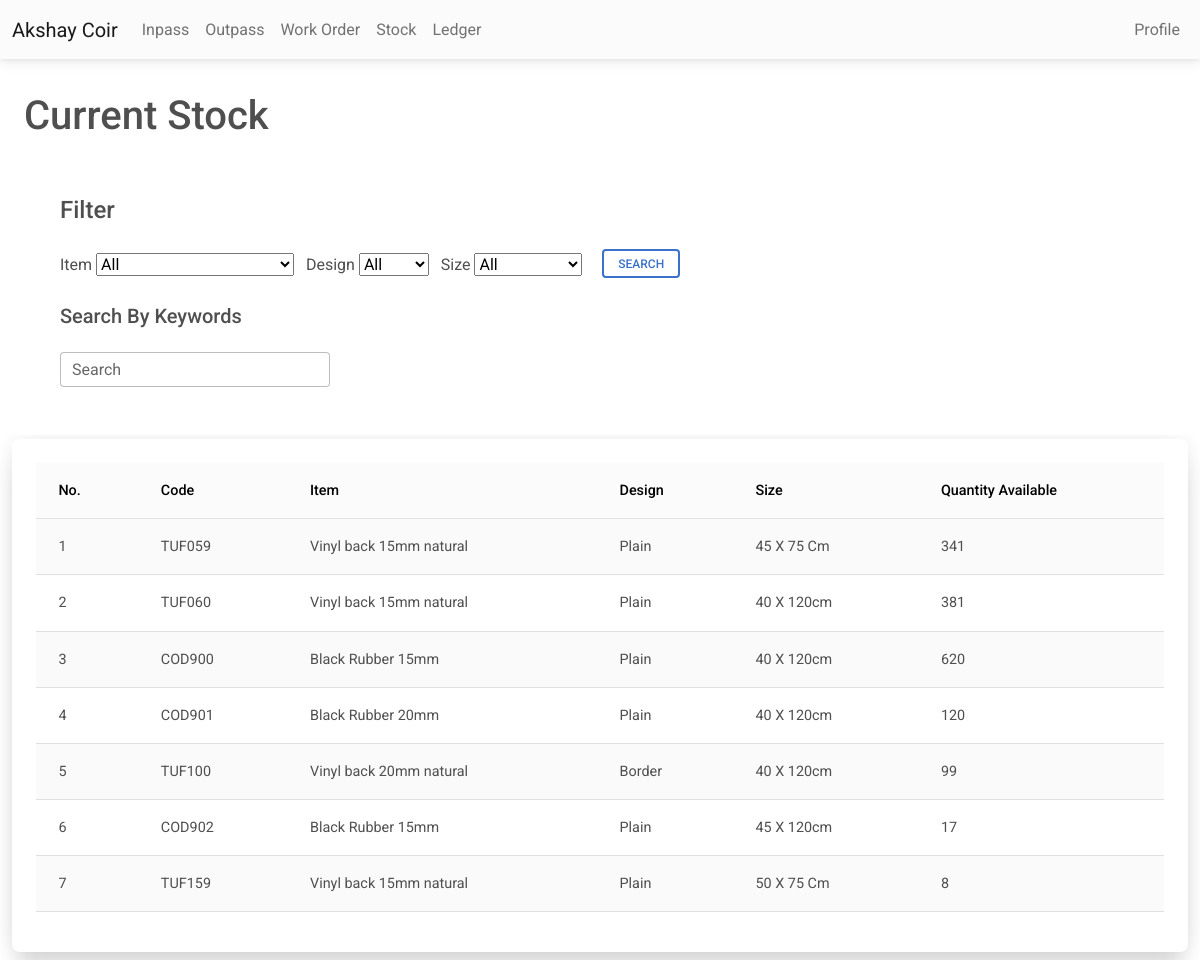
Before: /stock.php with the older database file.
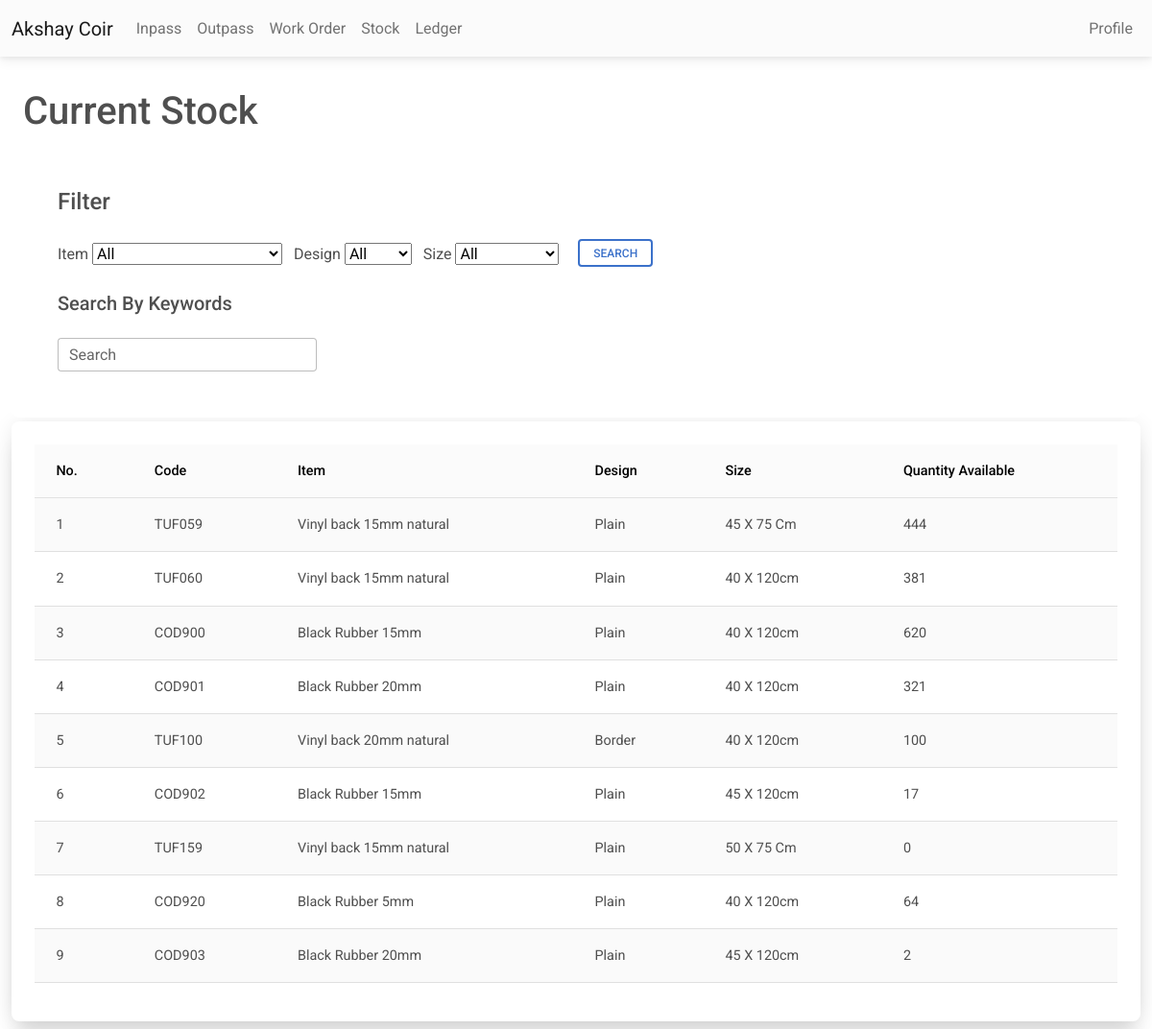
After: the same page with the newer database file.
### tables this page shows
CREATE TABLE IF NOT EXISTS `stock` (
  `index` int NOT NULL AUTO_INCREMENT,
  `grade` varchar(25) NOT NULL,
  `code` varchar(25) NOT NULL,
  `item` varchar(50) NOT NULL,
  `design` varchar(50) NOT NULL,
  `size` varchar(25) NOT NULL,
  `qty` int NOT NULL,
  `default` int NOT NULL DEFAULT '1',
  PRIMARY KEY (`index`)
);

### stock.php (the view, shortened to what this page needs)
<?php
include 'conn.php';
include 'nav.php';
?>
<?php
$sql = "SELECT * from stock where 1=1";
$retval = mysqli_query($conn, $sql);
?>
<html>
<body>
    <main><br>
        <h1 class="mt-2 ms-4">Current Stock</h1>
        <div class="container-fluid">
            <div class="row justify-content">
                <div class="col">
                    <form name="filter" class="bg-white rounded-5 shadow-0-strong p-5" method="post">
                        <h4 class='mb-4'>Filter</h4>
                        <div class="col justify-content">
                            <label>Item</label>
                            <select name='item'>
                                <option selected>All</option>
                            </select>
                            <label>Design</label>
                            <select name='design'>
                                <option selected>All</option>
                            </select>
                            <label>Size</label>
                            <select name='size'>
                                <option selected>All</option>
                            </select>
                            <input type="submit" class=" btn btn-outline-primary btn-sm" data-mdb-ripple-color="dark"
                                name="filter" value="Search"> <br> <br>
                        </div>
                        <h5 class='mb-4'>Search By Keywords</h5>
                        <div class='col justify-content w-25'>
                        <div class="input-group">
                            <div class="form-outline">
                                <input type="text" class="form-control" id="search" name="search" placeholder="eg. ABC001">
                                <label class="form-label" for="search">Search</label>
                            </div>
                        </div>
                        </div>
                    </form>
                </div>
            </div>
            <div class="container-fluid mt-1 mb-2 p-2 bg-white rounded-5 shadow-5-strong p-4">
            <table class="table table-striped">
                <thead class="table-light">
                    <th>
                        No.
                    </th>
                    <th>
                        Code
                    </th>
                    <th>
                        Item
                    </th>
                    <th>
                        Design
                    </th>
                    <th>
                        Size
                    </th>
                    <th>
                        Quantity Available
                    </th>
                </thead>
                <tbody id='stockbody'>
                    <?php
                    $i = 1;
                    while ($row = mysqli_fetch_assoc($retval)) {
                        echo "
                <tr>
                <td>
                    $i
                </td>
                <td>
                    {$row['code']}
                </td>
                <td>
                    {$row['item']}
                </td>
                <td>
                    {$row['design']}
                </td>
                <td>
                    {$row['size']}
                </td>
                <td>
                    {$row['qty']}
                </td>
                </tr>";
                        $i = $i + 1;
                    }
                    ?>
                </tbody>
            </table>
            </div>
        </div>
    </main>
</body>
</html>

Changed rows visible on the page:
changed stock "TUF059": qty "341" → "444"
changed stock "COD901": qty "120" → "321"
changed stock "TUF100": qty "99" → "100"
changed stock "TUF159": qty "8" → "0"
added stock: code "COD920", item "Black Rubber 5mm", design "Plain", size "40 X 120cm", qty "64"
added stock: code "COD903", item "Black Rubber 20mm", design "Plain", size "45 X 120cm", qty "2"
